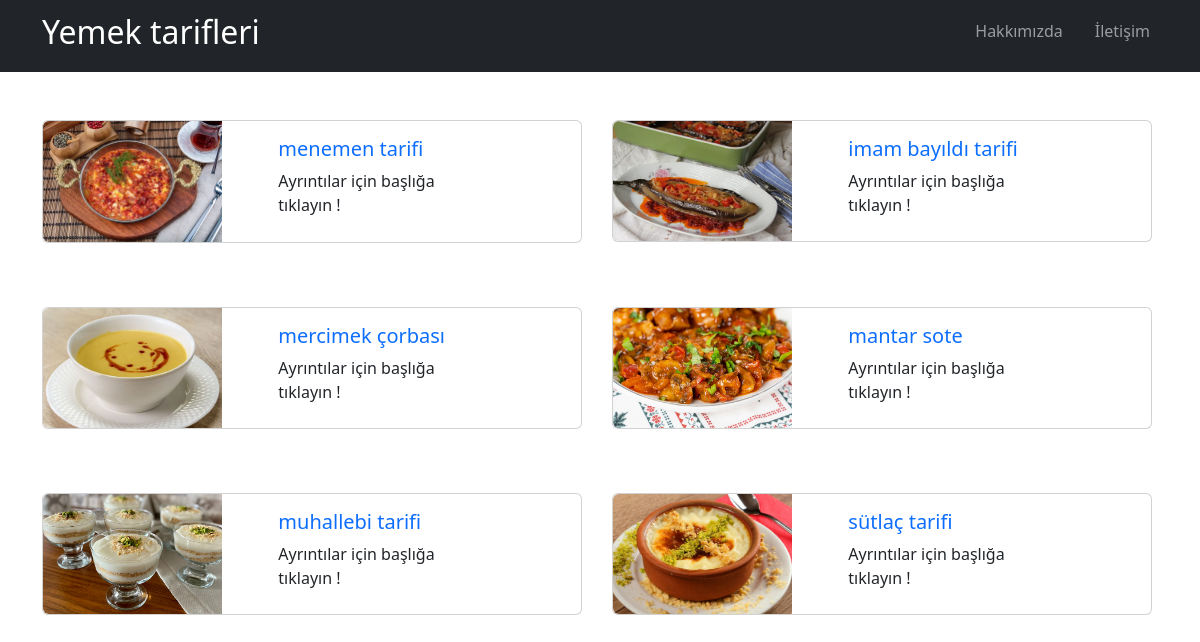
The page / on the database its author committed.
### blog/models.py (models this page shows, shortened)
class Main_model(models.Model):
    title = models.CharField(max_length=200)
    description = RichTextField(models.TextField())
    image = models.CharField(max_length=200)
    slug = models.SlugField(null=False, unique=True, blank=True, db_index=True, editable=False)

### blog/views.py (the view)
# urls.py: path('', views.index, name='home'),
def index(request):
    data = {
        'blogs': Main_model.objects.all()
    }
    return render(request, 'blog/index.html', data)

### blog/templates/blog/index.html (shortened to what this page needs)
{% extends 'base.html' %}
{% load static %}
{% block body %}
<nav class="navbar navbar-expand-lg bg-dark navbar-dark">
  <div class="container">
    <a class="navbar-brand" href=""><h2>Yemek tarifleri</h2></a>
    <div class="collapse navbar-collapse" id="navbarToggler">
      <ul class="navbar-nav ms-auto mb-2 mb-lg-0 my-auto nav-underline">
        <li class="nav-item">
          <a class="nav-link" href="{% url 'about' %}"><h6>Hakkımızda</h6></a>
        </li>
        <li>
          <a class="nav-link" href="{% url 'communication' %}"><h6>İletişim</h6></a>
        </li>
      </ul>
    </div>
  </div>
</nav>
<div class="container">
  <div class="row">
      {% for blog in blogs %}
        <div class="col-6 mt-5">
          {% include 'partials/_cards.html' %}
        </div>
      {% endfor %}
  </div>
</div>
{% endblock %}

### templates/base.html (shortened to what this page needs)
<!DOCTYPE html>
{% load static %}
<html lang="tr">
<head>
    <link rel="stylesheet" href="{% static 'css/bootstrap.css' %}">
</head>
<body>
    {% block body %}
    {% endblock %}
</body>
</html>

### templates/partials/_cards.html
{% load static %}
<div class="card mb-3" style="max-width: 540px;">
  <div class="row g-0">
    <div class="col-md-4" style="float:left; margin-right:40px;">
      <img src="{% static 'img/'|add:blog.image %}" class="img-fluid rounded-start" alt="png yüklenmedi">
    </div>
    <div class="col-md-5">
      <div class="card-body">
        <h5 class="card-title">
            <a style="text-decoration:none;" href="{% url 'blog_details' blog.slug %}">{{ blog.title }}</a>
        </h5>
        <p class="card-text">Ayrıntılar için başlığa tıklayın !</p>
      </div>
    </div>
  </div>
</div>

### rows shown on the page
Main_model: image (picture), title "menemen tarifi"
Main_model: image (picture), title "imam bayıldı tarifi"
Main_model: image (picture), title "mercimek çorbası"
Main_model: image (picture), title "mantar sote"
Main_model: image (picture), title "muhallebi tarifi"
Main_model: image (picture), title "sütlaç tarifi"
